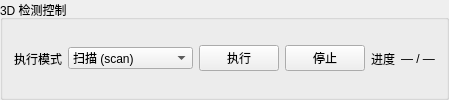
       <widget class="QGroupBox" name="group_3d_control">
        <property name="title">
         <string>3D 检测控制</string>
        </property>
        <layout class="QHBoxLayout" name="horizontalLayout_3d_control">
         <item>
          <widget class="QLabel" name="label_3d_mode">
           <property name="text">
            <string>执行模式</string>
           </property>
          </widget>
         </item>
         <item>
          <widget class="QComboBox" name="combo_3d_mode">
           <item>
            <property name="text">
             <string>扫描 (scan)</string>
            </property>
           </item>
           <item>
            <property name="text">
             <string>检测 (detect)</string>
            </property>
           </item>
           <item>
            <property name="text">
             <string>重置 (reset)</string>
            </property>
           </item>
           <item>
            <property name="text">
             <string>全流程自动 (auto)</string>
            </property>
           </item>
          </widget>
         </item>
         <item>
          <widget class="QPushButton" name="btn_3d_execute">
           <property name="text">
            <string>执行</string>
           </property>
          </widget>
         </item>
         <item>
          <widget class="QPushButton" name="btn_3d_stop">
           <property name="text">
            <string>停止</string>
           </property>
          </widget>
         </item>
         <item>
          <widget class="QLabel" name="label_progress_title">
           <property name="text">
            <string>进度</string>
           </property>
          </widget>
         </item>
         <item>
          <widget class="QLabel" name="label_3d_progress">
           <property name="text">
            <string>— / —</string>
           </property>
          </widget>
         </item>
         <item>
          <spacer name="horizontalSpacer_3d_control">
           <property name="orientation">
            <enum>Qt::Vertical</enum>
           </property>
           <property name="sizeHint" stdset="0">
            <size>
             <width>0</width>
             <height>0</height>
            </size>
           </property>
          </spacer>
         </item>
        </layout>
       </widget>
